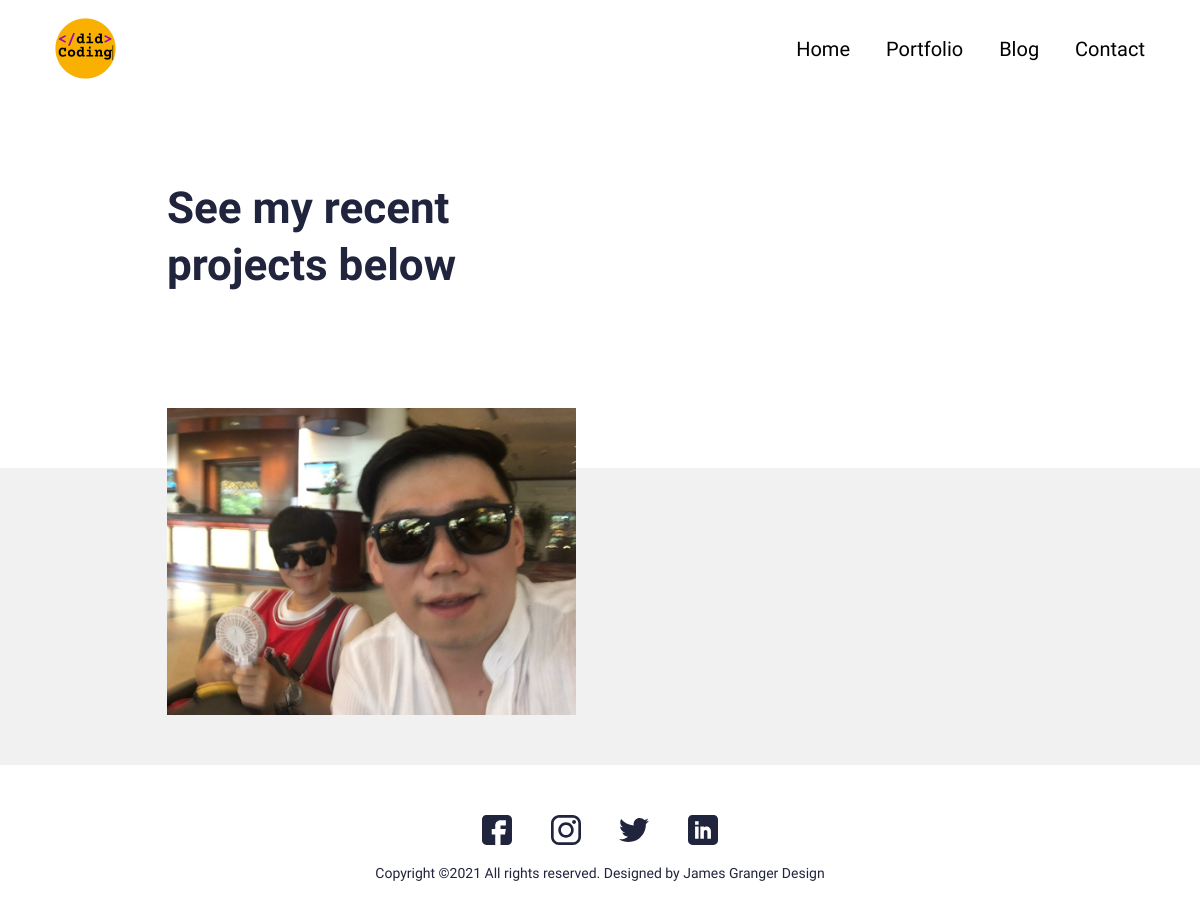
/portfolio/, run on an earlier commit of the app's database.
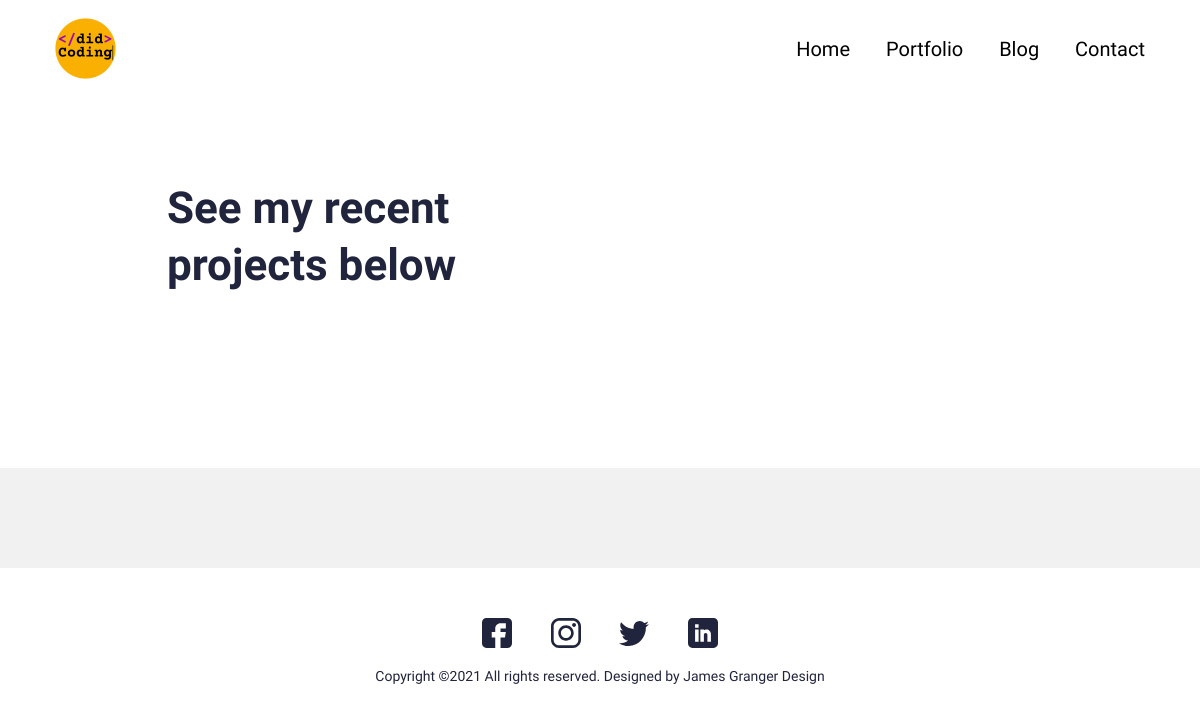
And on a later commit of the database.
### main/models.py (models this page shows, shortened)
class Portfolio(models.Model):
    class Meta:
        verbose_name_plural = 'Portfolio Profiles'
        verbose_name = 'Portfolio'
        ordering = ["name"]
    date = models.DateTimeField(blank=True, null=True)
    name = models.CharField(max_length=200, blank=True, null=True)
    description = models.CharField(max_length=500, blank=True, null=True)
    body = RichTextField(blank=True, null=True)
    image = models.ImageField(blank=True, null=True, upload_to="portfolio")
    slug = models.SlugField(null=True, blank=True)
    is_active = models.BooleanField(default=True)

### main/views.py (the view)
# urls.py: path('portfolio/', views.PortfolioView.as_view(), name="portfolios"),
class PortfolioView(generic.ListView):
	model = Portfolio
	template_name = "main/portfolio.html"
	paginate_by = 10
	def get_queryset(self):
		return super().get_queryset().filter(is_active=True)

### resume_app/context_processors.py (called while the page is built)
def project_context(request):
	context = {
		'me': User.objects.first(),
	}
	return context

### main/templates/main/portfolio.html (shortened to what this page needs)
{% extends 'main/base.html' %}
{% load static %}
{% block content %}
<section>
  <div class="innerPageBannerCol">
    <div class="container">
      <div class="row g-4 g-md-3  align-items-center">
        <div class="col-md-6">
          <div class="bannerContent">
            <h1 class="xlTitle pb-md-3">See my recent projects below</h1>
          </div>
        </div>
      </div>
    </div>
  </div>
</section>
<section>
  <div class="lightBg">
    <div class="container">
      <div class="portfolioContentMain">
        <div class="row g-3 g-md-4 g-lg-5 portfolioRow">
          {% for obj in object_list %}
          <div class="col-md-6 pColMain">
            <div class="pCol">
              <a href="{% url 'main:portfolio' slug=obj.slug %}" >
              <img src="{{obj.image.url}}" alt="..." class="pImg">
              </a>
            </div>
          </div>
          {% endfor %}
        </div>
      </div>
    </div>
  </div>
</section>
{% endblock%}

What changed in the data, as far as the page shows it:
removed Portfolio: image (picture)
